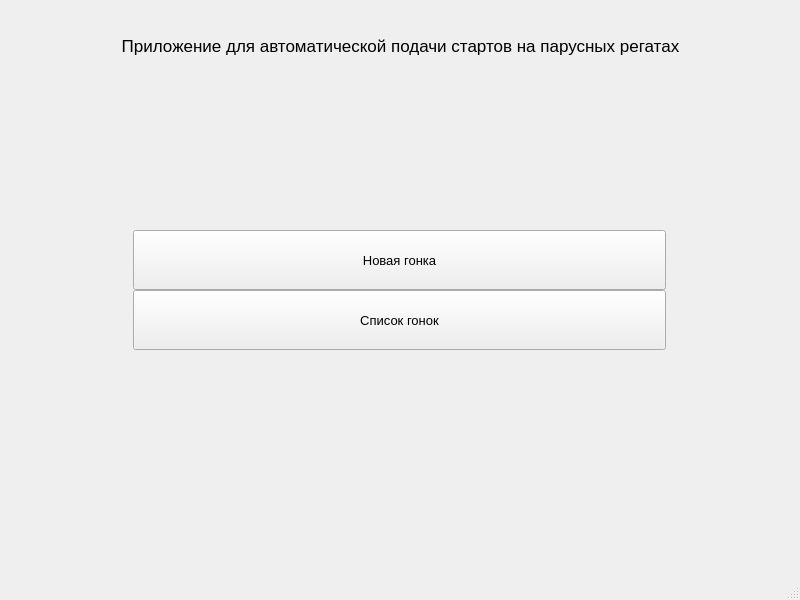
<?xml version="1.0" encoding="UTF-8"?>
<ui version="4.0">
 <class>MainWindow</class>
 <widget class="QMainWindow" name="MainWindow">
  <property name="geometry">
   <rect>
    <x>0</x>
    <y>0</y>
    <width>800</width>
    <height>600</height>
   </rect>
  </property>
  <property name="windowTitle">
   <string>MainWindow</string>
  </property>
  <widget class="QWidget" name="centralwidget">
   <widget class="QPushButton" name="start">
    <property name="geometry">
     <rect>
      <x>133</x>
      <y>230</y>
      <width>533</width>
      <height>60</height>
     </rect>
    </property>
    <property name="font">
     <font>
      <pointsize>10</pointsize>
     </font>
    </property>
    <property name="text">
     <string>Новая гонка</string>
    </property>
   </widget>
   <widget class="QLabel" name="label">
    <property name="geometry">
     <rect>
      <x>30</x>
      <y>10</y>
      <width>741</width>
      <height>71</height>
     </rect>
    </property>
    <property name="font">
     <font>
      <pointsize>13</pointsize>
     </font>
    </property>
    <property name="text">
     <string>Приложение для автоматической подачи стартов на парусных регатах</string>
    </property>
    <property name="alignment">
     <set>Qt::AlignCenter</set>
    </property>
   </widget>
   <widget class="QPushButton" name="pushButton">
    <property name="geometry">
     <rect>
      <x>133</x>
      <y>290</y>
      <width>533</width>
      <height>60</height>
     </rect>
    </property>
    <property name="font">
     <font>
      <pointsize>10</pointsize>
     </font>
    </property>
    <property name="text">
     <string>Список гонок</string>
    </property>
   </widget>
  </widget>
  <widget class="QMenuBar" name="menubar">
   <property name="geometry">
    <rect>
     <x>0</x>
     <y>0</y>
     <width>800</width>
     <height>26</height>
    </rect>
   </property>
  </widget>
  <widget class="QStatusBar" name="statusbar"/>
 </widget>
 <resources/>
 <connections/>
</ui>
